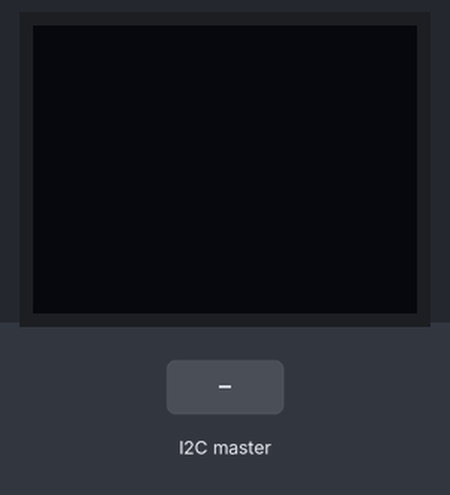
A sketch run on a simulated Arduino Uno, built with avr-gcc and run on an emulated ATmega328P. Parts: 64×48 one-colour display. The inputs (shaded band) are chosen by the test bench.

Above: at 1.2 s.
1.3 s: the I2C master sends the byte 1
At 2.0 s:
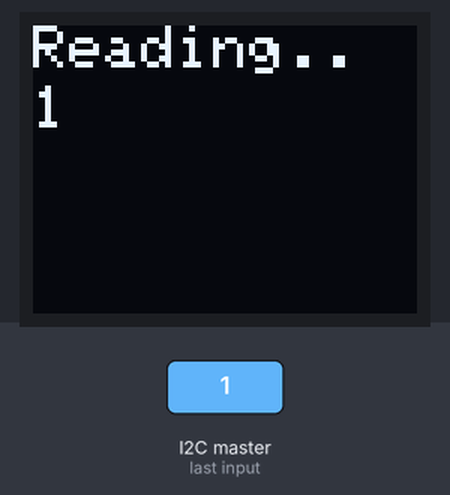
2.8 s: the I2C master sends the byte 0
At 3.2 s:
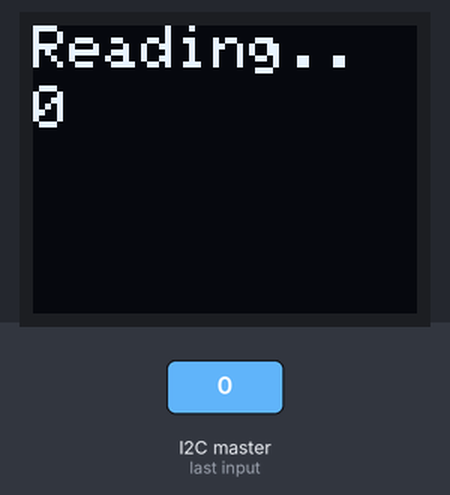
Timing chart, 0 to 5.8 s (numbered marks = the images above; inputs shaded):
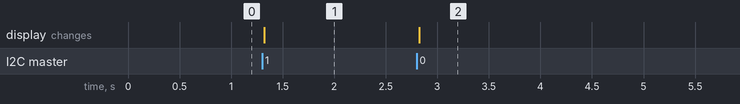

The sketch:

I2C_Slave.ino
```cpp
// Based on http://arduino.cc/en/Tutorial/MasterWriter from Nicholas Zambetti <http://www.zambetti.com>
// Modified by pavelsuk
// Code available on
// 	Github: https://github.com/pavelsuk/MicroView_I2CMasterSlave
// 	Codebender:
// 		Master - https://codebender.cc/sketch:55265
// 		Slave  - https://codebender.cc/sketch:55267


#include <MicroView.h>
#include <Wire.h>


void setup()
{
	Wire.begin(4);                // join i2c bus with address #4
	Wire.onReceive(receiveEvent); // register event

	uView.begin();			// start MicroView
	uView.setFontType(0); 	// set font to the smallest font
}


void loop()
{
	delay(100);
}


// function that executes whenever data is received from master
// this function is registered as an event, see setup()
void receiveEvent(int howMany)
{
	uView.clear(PAGE);
	uView.setCursor(0,0); 	// points cursor to first line
  	uView.println("Reading..");
 	uView.display();
   	uView.setCursor(0,10); 	// points cursor to first line

	while(1 < Wire.available()) // loop through all but the last
	{
		char c = Wire.read(); // receive byte as a character
		uView.print(c);         // print the character
	}
	int x = Wire.read();    // receive byte as an integer
	uView.println(x);         // print the integer
	uView.display();

}
```

Measured:
- after the input at 1.3 s, the display: changes at once (image 1)
- after the input at 2.8 s, the display: changes at once (image 2)
